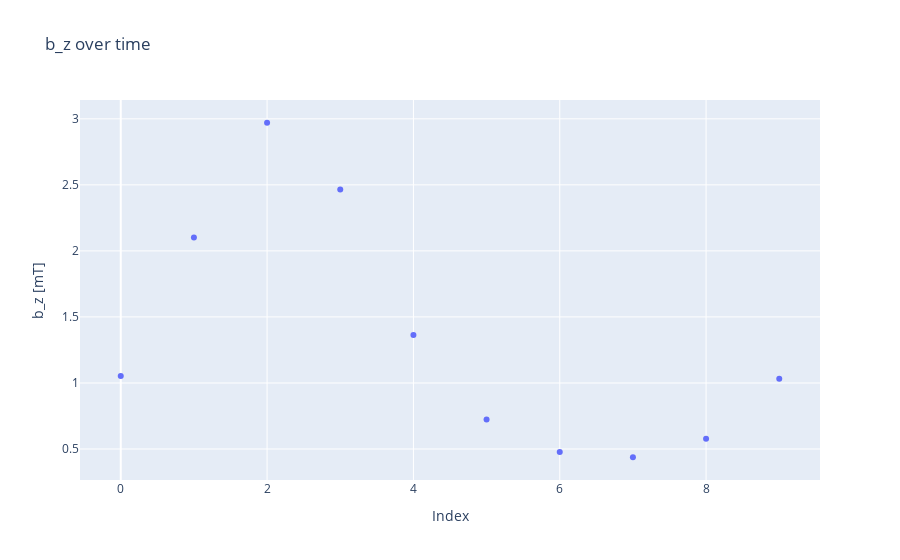

This figure's notebook cell:
### Code cell
measuredbz = go.Scatter(x=index, y=bz7, mode='markers')
layoutbz = go.Layout(title='b_z over time')
figbz = go.Figure(data=[measuredbz], layout=layoutbz)
figbz.update_yaxes(scaleanchor='y')
figbz.update_layout(
    xaxis_title="Index",
    yaxis_title="b_z [mT]"
)
figbz.show()

### Figure 1 — Plotly figure (JSON) as saved in the notebook; plotly's stock layout.template omitted (floating-point values rounded to 4 significant figures; data arrays with more than 128 entries replaced by an {"elided": "..."} marker saying what was removed)
{"data": [{"mode": "markers", "type": "scatter", "x": {"elided": "160 int values"}, "y": [1.052, 2.102, 2.97, 2.464, 1.363, 0.7231, 0.4777, 0.4375, 0.5774, 1.031]}], "layout": {"title": {"text": "b_z over time"}, "xaxis": {"title": {"text": "Index"}}, "yaxis": {"scaleanchor": "y", "title": {"text": "b_z [mT]"}}}}
